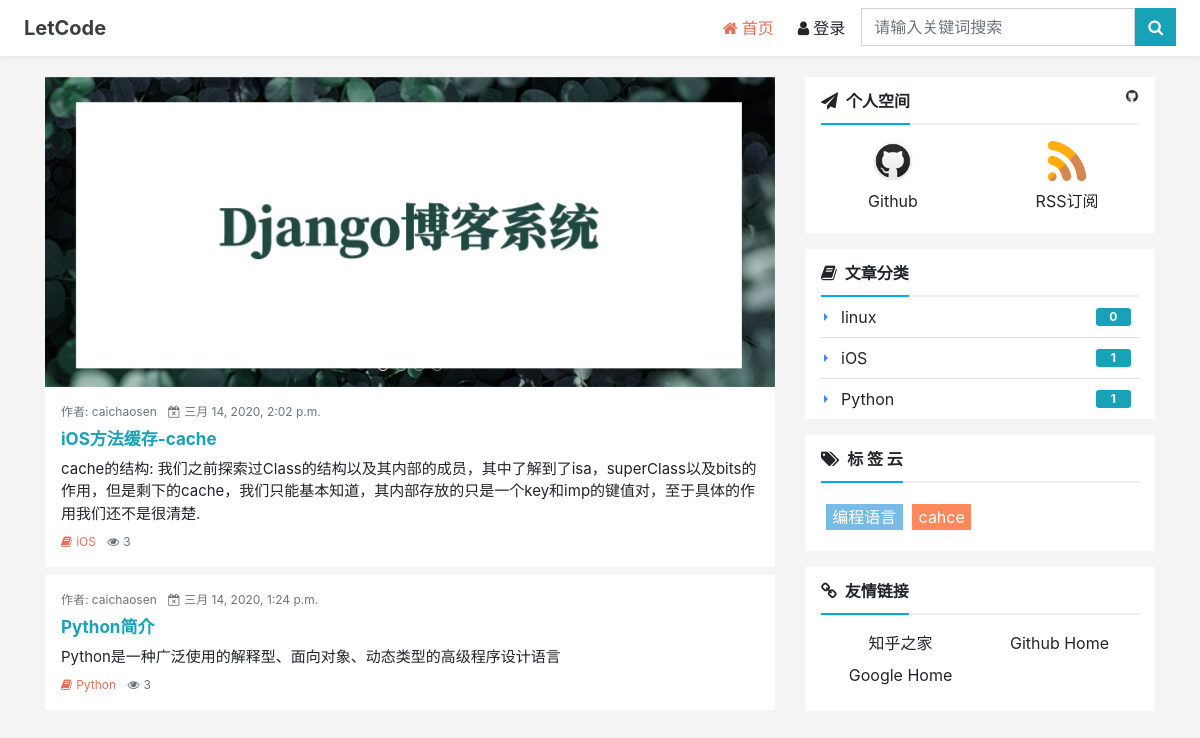
The page / on the database its author committed.
### blog/models.py (models this page shows, shortened)
class Post(models.Model):
    STATUS_NORMAL = 1
    STATUS_DELETE = 0
    STATUS_DRAFT = 2
    STATUS_ITEMS = [
        (STATUS_NORMAL,'正常'),
        (STATUS_DRAFT, '草稿'),
        (STATUS_DELETE, '删除')
    ]
    title = models.CharField(max_length=255, verbose_name='标题')
    desc = models.CharField(max_length=1024,blank=True, verbose_name='摘要')
    content = models.TextField(verbose_name='正文',help_text='正文必须为Markdown格式')
    status = models.PositiveIntegerField(default=STATUS_NORMAL, choices=STATUS_ITEMS, verbose_name='状态')
    create_time = models.DateTimeField(auto_now_add=True, verbose_name='创建时间')
    category = models.ForeignKey(Category,on_delete=models.CASCADE,verbose_name='分类')
    tag = models.ManyToManyField(Tag,verbose_name='标签')
    owner = models.ForeignKey(User,on_delete=models.CASCADE, verbose_name='作者')
    is_md = models.BooleanField(default=False,verbose_name='使用markdown语法')
    content_html = models.TextField(verbose_name='正文html格式', blank=True, editable=False)
    pv = models.PositiveIntegerField(default=1)
    uv = models.PositiveIntegerField(default=1)
    class Meta:
        verbose_name = verbose_name_plural = '文章'
        ordering = ['-id']

class Category(models.Model):
    STATUS_NORMAL = 1
    STATUS_DELETE = 0
    STATUS_ITEMS = [
        (STATUS_NORMAL,'正常'),
        (STATUS_DELETE, '删除')
    ]
    name = models.CharField(max_length=50, verbose_name='名称')
    status = models.PositiveIntegerField(default=STATUS_NORMAL,choices=STATUS_ITEMS,verbose_name='状态')
    is_nav = models.BooleanField(default=False,verbose_name='是否为导航')
    owner = models.ForeignKey(User,on_delete=models.CASCADE,verbose_name='作者')
    create_time = models.DateTimeField(auto_now_add=True,verbose_name='创建时间')
    desc = models.CharField(max_length=2020,verbose_name='分类描述',default='')
    def link_post_count(self):
        return Post.objects.filter(category_id=self.id).count()
    @staticmethod
    def get_navs():
        categories = Category.objects.filter(status=Category.STATUS_NORMAL)
        nav_categories = []
        normal_categories = []
        for cate in categories:
            if cate.is_nav:
                nav_categories.append(cate)
            else:
                normal_categories.append(cate)
        return {
            'navs': nav_categories,
            'categories': normal_categories,
        }
    class Meta:
        verbose_name = verbose_name_plural = '分类'
        ordering = ['-id']

class Tag(models.Model):
    STATUS_NORMAL = 1
    STATUS_DELETE = 0
    STATUS_ITEMS = [
        (STATUS_NORMAL,'正常'),
        (STATUS_DELETE, '删除')
    ]
    name = models.CharField(max_length=10, verbose_name='名称')
    status = models.PositiveIntegerField(default=STATUS_NORMAL,choices=STATUS_ITEMS,verbose_name='状态')
    owner = models.ForeignKey(User,on_delete=models.CASCADE,verbose_name='作者')
    create_time = models.DateTimeField(auto_now_add=True,verbose_name='创建时间')
    desc = models.CharField(max_length=2020, verbose_name='标签描述', default='')
    class Meta:
        verbose_name = verbose_name_plural = '标签'

### config/models.py (models this page shows)
class Link(models.Model):
    STATUS_NORMAL = 1
    STATUS_DELETE = 0
    STATUS_ITEMS = [
        (STATUS_NORMAL,'正常'),
        (STATUS_DELETE, '删除')
    ]
    title = models.CharField(max_length=50, verbose_name='标题')
    status = models.PositiveIntegerField(default=STATUS_NORMAL, choices=STATUS_ITEMS, verbose_name='状态')
    href = models.URLField(verbose_name='链接')
    weight = models.PositiveIntegerField(default=1,
                                         choices=zip(range(1,6),range(1,6)),
                                         verbose_name='权重',
                                         help_text='权重高展示顺序靠前')
    owner = models.ForeignKey(User,on_delete=models.CASCADE, verbose_name='作者')
    create_time = models.DateTimeField(auto_now_add=True, verbose_name='创建时间')
    class Meta:
        verbose_name = verbose_name_plural = '友链'

### blog/views.py (the view)
# urls.py: path('',TestIndexView.as_view(),name='nIndex'),
class TestIndexView(ListView):
    queryset = Post.lastes_posts()
    paginate_by = 8
    template_name = 'blog/_index.html'
    context_object_name = 'post_list'
    def get_context_data(self, *args, **kwargs):
        context = super(TestIndexView, self).get_context_data(**kwargs)
        tags = Tag.objects.filter(status=Tag.STATUS_NORMAL)
        categorys = Category.objects.filter(status=Category.STATUS_NORMAL)
        links = Link.objects.filter(status=Link.STATUS_NORMAL)
        context.update({
            'keyword': '',
            'tags': tags,
            'categorys': categorys,
            'links': links,
        })
        context.update(Category.get_navs())
        return context

### typeidea/templates/blog/_index.html (shortened to what this page needs)
{% load static %}
<!doctype html>
<html lang="en">
<head>
    <link href="https://cdn.bootcss.com/twitter-bootstrap/4.3.1/css/bootstrap.min.css" rel="stylesheet">
    <link href="https://cdn.bootcss.com/font-awesome/4.7.0/css/font-awesome.min.css" rel="stylesheet">
    <link href="{% static 'css/blog/base.css' %}" rel="stylesheet"/>
</head>
<body>
<nav class="navbar navbar-expand-md bg-white fixed-top blog-navbar py-md-0">
    <a class="navbar-brand d-md-none d-lg-block" id="site-logo-name" href="/index/">
        <strong class="px-2">LetCode</strong>
    </a>
    <div class="collapse navbar-collapse" id="navbarSupportedContent">
        <ul class="navbar-nav ml-auto">
            <li class="nav-item mr-2">
                <a class="nav-link py-md-3 active" href="{% url 'nIndex'%}">
                    <i class="fa fa-home mr-1"></i>首页<span class="sr-only">(current)</span></a>
            </li>
            <li class="nav-item mr-2">
                <a class="nav-link py-md-3 " href="/admin/">
                    <i class="fa fa-user mr-1"></i>登录<span class="sr-only">(current)</span></a>
            </li>
            <form class="nav-item navbar-form mr-2 py-md-2" role="search" method="get" id="searchform" action="/nsearch/">
                 <div class="input-group">
                    <input type="search" name="keyword" class="form-control rounded-0" placeholder="请输入关键词搜索"
                           autocomplete="off" required=True value="{{ keyword }}">
                    <div class="input-group-btn">
                        <button class="btn btn-info rounded-0" type="submit"><i class="fa fa-search"></i></button>
                    </div>
                </div>
            </form>
        </ul>
    </div>
</nav>
<main>
<div class="container">
    <div class="row">
        <div class="col-lg-8">
<div id="carouselExampleIndicators" class="carousel slide" data-ride="carousel">
    <ol class="carousel-indicators">
        <li data-target="#carouselExampleIndicators" data-slide-to="0" class="active"></li>
        <li data-target="#carouselExampleIndicators" data-slide-to="1"></li>
        <li data-target="#carouselExampleIndicators" data-slide-to="2"></li>
        <li data-target="#carouselExampleIndicators" data-slide-to="3"></li>
    </ol>
    <div class="carousel-inner">
        <div class="carousel-item active">
                <a href="/index/">
                    <img class="w-100" src="{% static 'images/logo.jpg' %}" alt="Django博客系统">
                </a>
            </div>
        </div>
        <a class="carousel-control-prev" href="#carouselExampleIndicators" role="button" data-slide="prev">
            <span class="carousel-control-prev-icon" aria-hidden="true"></span>
        </a>
        <a class="carousel-control-next" href="#carouselExampleIndicators" role="button" data-slide="next">
            <span class="carousel-control-next-icon" aria-hidden="true"></span>
        </a>
    </div>
<div class="summary-list">
    {% for post in post_list %}
    <div class="media mb-1 mb-sm-2 p-2 p-lg-3">
        <div class="media-body">
            <div class="text-muted mb-2 f-12">
                <span>作者: {{ post.owner.username }}</span>
                <span><i class="fa fa-calendar-times-o ml-2 mr-1"></i>{{ post.create_time }}</span>
            </div>
            <h2 class="mt-0 font-weight-bold text-info f-17">
                <a href="{% url 'npost-detail' post.id %}" target="_blank">{{ post.title }}</a>
            </h2>
            <p class="d-none d-sm-block mb-2 f-15">{{ post.desc }}</p>
            <div class="text-muted mb-0 f-12">
                <a class="cate" href="{% url 'ncategory-detail' post.category.id %}" title="查看当前分类下更多文章">
                    <i class="fa fa-book mr-1"></i>{{ post.category.name }}</a>
                <span><i class="fa fa-eye ml-2 mr-1"></i>{{ post.pv }}</span>
            </div>
        </div>
    </div>
    {% endfor%}
</div>
        </div>
        <div class="col-lg-4">
<div class="card border-0 rounded-0 px-3 mb-2 mb-md-3 d-none d-lg-block" id="home-card">
    <div class="card-header bg-white px-0">
        <strong><i class="fa fa-paper-plane mr-2 f-17"></i>个人空间</strong>
        <img class="float-right" id="theme-img"
             src="{% static 'images/github.png' %}"
             alt="theme-toggle" title="切换主题">
    </div>
    <div class="card-body px-0 pt-3 pb-1">
        <div class="row text-center">
            <div class="col">
                <a href="https://github.com/TisonCai" target="_blank" title="进入博主的Github查看博客源码">
                    <img style="max-width:40px" alt="博主的github" src="{% static 'images/github.png' %}">
                    <p class="mt-2">Github</p>
                </a>
            </div>
            <div class="col">
                <a href="{% url 'django.blog.sitemap' %}" target="_blank" title="订阅博客">
                    <img style="max-width:40px" alt="订阅博客RSS" src="{% static 'images/rss.png' %}">
                    <p class="mt-2">RSS订阅</p>
                </a>
            </div>
        </div>
    </div>
</div>
<div class="card border-0 rounded-0 px-3 mb-2 mb-md-3" id="category-card">
    <div class="card-header bg-white px-0">
        <strong><i class="fa fa-book mr-2 f-17"></i>文章分类</strong>
    </div>
    <ul class="list-group list-group-flush f-16">
        {% for cate in categorys %}
        <li class="list-group-item d-flex justify-content-between align-items-center pr-2 py-2">
            <a class="category-item" href="{% url 'ncategory-detail' cate.id %}"
               title="查看{{ cate.name }}分类下所有文章">{{ cate.name }}</a>
            <span class="badge text-center" title="当前分类下有{{ cate.link_post_count }}篇文章">{{ cate.link_post_count }}</span>
        </li>
        {% endfor %}
    </ul>
</div>
<div class="card border-0 rounded-0 px-3 mb-2 mb-md-3" id="tag-card">
    <div class="card-header bg-white px-0">
        <strong><i class="fa fa-tags mr-2 f-17"></i>标&nbsp;签&nbsp;云</strong>
    </div>
    <div class="card-body px-0 py-3">
        <div class="tag-cloud">
            {% for tag in tags %}
                <a href="{% url 'ntag-detail' tag.id %}" class="tags f-16" id="tag-1"
               title="{{ tag.name }}标签下有3篇文章">{{ tag.name }}</a>
            {% endfor %}
        </div>
    </div>
</div>
<div class="d-none d-lg-block">
    <div class="card border-0 rounded-0 px-3 mb-2 mb-md-3" id="friends-card">
        <div class="card-header bg-white px-0">
            <strong><i class="fa fa-link mr-2 f-17"></i>友情链接</strong>
        </div>
        <div class="card-body px-0 py-3">
            <div class="tool-list">
                {% for link in links %}
                <div class="w-50 float-left text-center mb-2">
                    <div class="mx-2">
                        <a href="{{ link.href }}" title="{{ link.title }}" target="_blank">
                            {{ link.title }}</a>
                    </div>
                </div>
                {% endfor %}
            </div>
        </div>
    </div>
</div>
        </div>
    </div>
</div>
</main>
</body>
</html>

### typeidea/static/css/blog/base.css (style rules this page uses)
.headroom { transition: transform 300ms linear; }
body { background: #f4f4f4; padding-top:4.8rem; display: -webkit-flex; display: flex; min-height: 100vh; flex-direction: column; }
main { flex: 1 0 auto; }
.container { padding-right: 5px; padding-left: 5px; }
a { color: inherit; }
.h2, h2 { font-size: 1.3em; }
.f-17 { font-size:13px; }
.f-16 { font-size:12px; }
.f-15 { font-size:11px; }
.f-12 { font-size:8px; }
#site-logo-name, #site-logo-name:hover, #site-logo-name:active { color: #3c3f41; }
.blog-navbar { box-shadow: 0 2px 4px 0 rgba(0,0,0,0.05); }
.nav-item a.active { color: #ea6f5a; }
.carousel-indicators li { width: 10px; height: 10px; background-color: rgba(0,0,0,0); border: 1px solid #fff; border-radius: 10px; }
.summary-list .media { background-color: #fff; }
.summary-list .cate { color: #ea6f5a; }
#theme-img { width: auto; max-height: 14px; cursor: pointer; }
#home-card .card-header, #tag-card .card-header, #category-card .card-header, #friends-card .card-header { border-bottom: 2px solid #f0f0f0; padding-bottom:10px; }
#home-card .card-header strong, #tag-card .card-header strong, #category-card .card-header strong, #friends-card .card-header strong { padding-bottom:12px; border-bottom: 2px solid #00AAEE; }
#category-card .badge { width: 2.2rem; background-color: #17a2b8; color: #fff; font-weight: 700; border-radius: .2rem; }
.category-item:before { position: absolute; top: 1em; left: .2rem; width: 0; height: 0; border-style: solid; border-color: #fff #fff #fff #4285f4; -webkit-transform-origin: 25% center; transform-origin: 25% center; border-width: 4px; content: ""; }
.tag-cloud { width: 100%; margin: auto; overflow: hidden; text-align: left; }
.tags { color:#fff; padding: .08rem .4rem; float: left; text-align: center; margin: .3rem; transition: all .5s; }
.tags:nth-child(9n+1) { background:#78BBE6; }
.tags:nth-child(9n+2) { background:#FF895D; }
@media (min-width: 576px) { .container { max-width: none; padding-right: 10px; padding-left: 10px; } }
@media (min-width: 576px) { .f-17 { font-size:14px; } }
@media (min-width: 576px) { .f-16 { font-size:13px; } }
@media (min-width: 576px) { .f-15 { font-size:12px; } }
@media (min-width: 576px) { .f-12 { font-size:9px; } }
@media (min-width: 768px) { .container { max-width: 750px; padding-right: 12px; padding-left: 12px; } }
@media (min-width: 768px) { .f-17 { font-size:16px; } }
@media (min-width: 768px) { .f-16 { font-size:15px; } }
@media (min-width: 768px) { .f-15 { font-size:14px; } }
@media (min-width: 768px) { .f-12 { font-size:11px; } }
@media (min-width: 992px) { .container { max-width: 970px; padding-right: 15px; padding-left: 15px; } }
@media (min-width: 1200px) { .container { max-width: 1140px; } }
@media (min-width: 1200px) { .f-17 { font-size:17px; } }
@media (min-width: 1200px) { .f-16 { font-size:16px; } }
@media (min-width: 1200px) { .f-15 { font-size:15px; } }
@media (min-width: 1200px) { .f-12 { font-size:12px; } }

### rows shown on the page
Post: owner.username "caichaosen", create_time "三月 14, 2020, 2:02 p.m.", title "iOS方法缓存-cache", desc "cache的结构: 我们之前探索过Class的结构以及其内部的成员，其中了解到了isa，superClass以及bits的作用，但是剩下的cache，我们只能基本知道，其内部存放的只是一个key和imp的键值对，至于具体的作用我们还不是很清楚.", category.name "iOS", pv "3"
Post: owner.username "caichaosen", create_time "三月 14, 2020, 1:24 p.m.", title "Python简介", desc "Python是一种广泛使用的解释型、面向对象、动态类型的高级程序设计语言", category.name "Python", pv "3"
Category: name "linux", link_post_count "0"
Category: name "iOS", link_post_count "1"
Category: name "Python", link_post_count "1"
Tag: name "编程语言"
Tag: name "cahce"
Link: title "知乎之家"
Link: title "Github Home"
Link: title "Google Home"
